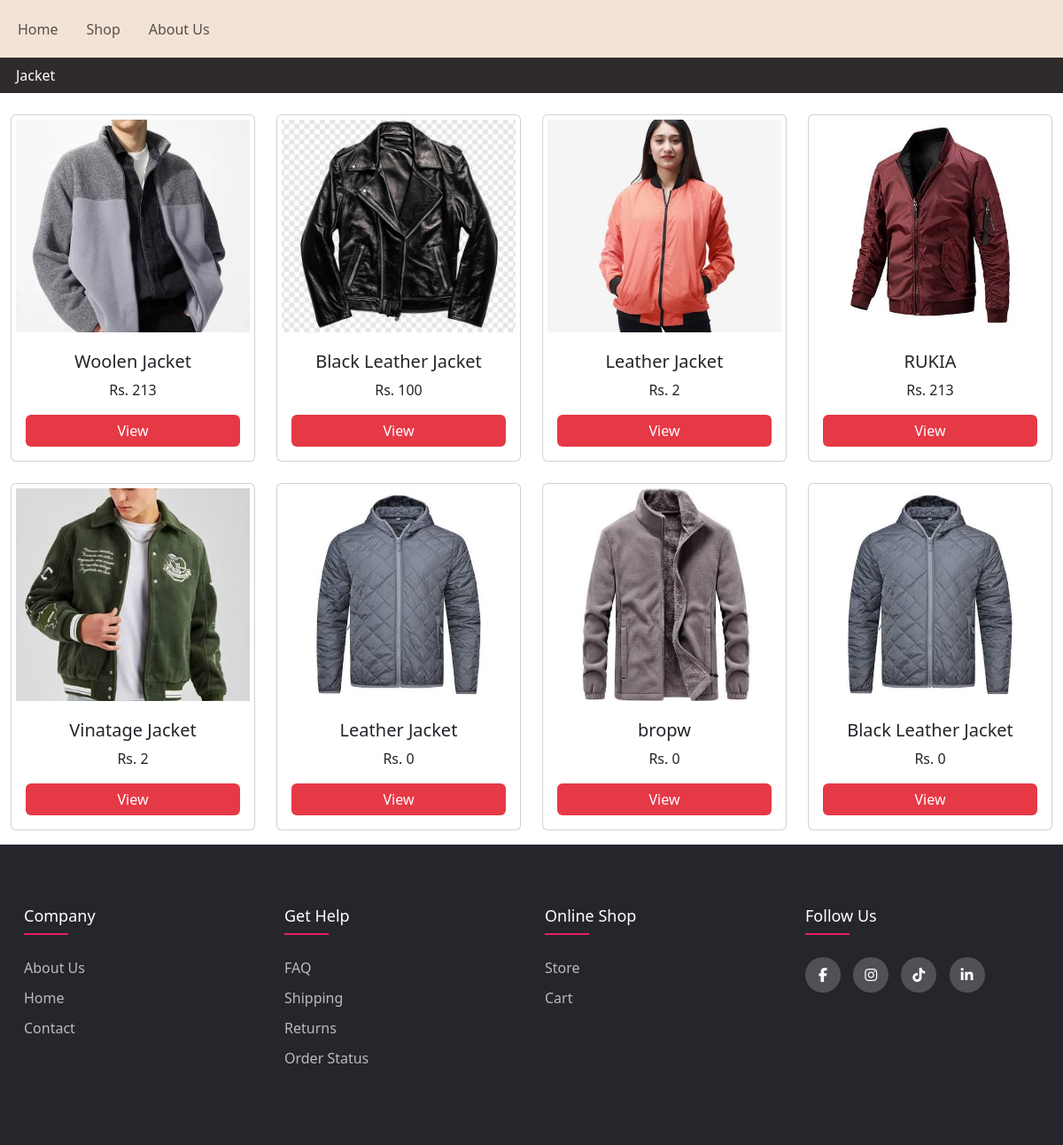
Page /shop/ on the earlier database version.
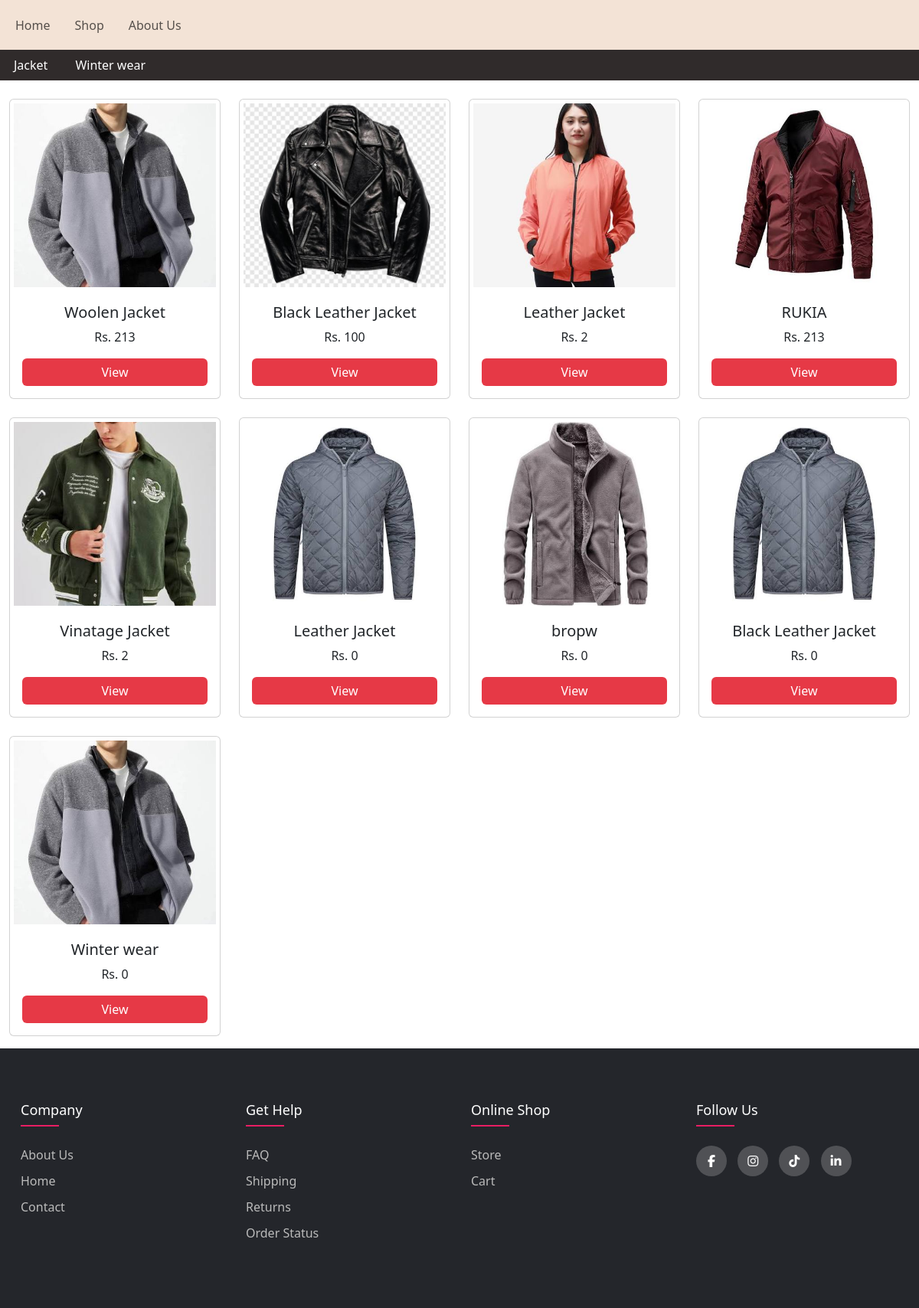
Same page on the later database version.
### store/models.py (models this page shows, shortened)
class Category(models.Model):
    category_name = models.CharField(max_length=20)
    def __str__(self):
        return self.category_name

class Product(models.Model):
    product_name = models.CharField(max_length=50)
    category = models.ForeignKey(Category, on_delete=models.CASCADE, null = True, blank = True)
    description = models.CharField(max_length=200)
    price = models.IntegerField(default=0)
    image = models.ImageField(upload_to="store/images", default="")

### store/views.py (the view)
# urls.py: path('shop/', views.shop, name='shop'),
def shop(request):
    categories = Category.objects.all()
    categoryID = request.GET.get('category')
    if categoryID:
        products = Product.objects.filter(category=categoryID)
    else:
        products = Product.objects.all()
    params = {
        'products' : products,
        'category' : categories
    }
    return render (request, 'store/shop.html', params)

### store/templates/store/shop.html (shortened to what this page needs)
{%extends 'store/navbar.html'%}
{%load static%}
{%block csslink%}
<link rel="stylesheet" href="{% static 'store/shop.css' %}">
<link rel="stylesheet" href="https://cdn.jsdelivr.net/npm/swiper@11/swiper-bundle.min.css"/>
{%endblock%}
{%block body%}
<div class="category swiper">
    <div class="swiper-wrapper">
        {%for cat in category%}
        <div class="swiper-slide">
            <a href="{% url 'shop' %}?category={{cat.id}}" class="category-link {% if request.GET.category == cat.id|stringformat:'s' %}active{% endif %}">{{cat}}</a>
        </div>
        {%endfor%}
    </div>
</div>
<div class="container-fluid my-3">
    <div class="row">
        <div class="col-lg-12 mt-2">
            <div class="row row-cols-2 row-cols-md-3 row-cols-lg-4 g-4" id="product-container">
                {%for product in products%}
                <div class="col">
                    <div class="card h-100 w-100">
                        <img src="{{product.image.url}}" class="card-img-top" alt="{{product.product_name}}"/>
                        <div class="card-body d-flex flex-column text-center">
                        <h5 class="card-title">{{product.product_name}}</h5>
                        <p class="card-text">Rs. {{product.price}}</p>
                        <a href="{% url 'productDetails' product.product_name|slugify product.id %}" class="btn btn-primary mt-auto">View</a>
                        </div>
                    </div>
                </div>
                {%endfor%}
            </div>
        </div>
    </div>
</div>
{%endblock%}

### store/templates/store/navbar.html (shortened to what this page needs)
{%load static%}
<!doctype html>
<html lang="en">
  <head>
    {%block csslink%}{%endblock%}
    <link rel="stylesheet" href="{%static 'store/navbar.css'%}">
    <link rel="stylesheet" href="https://cdnjs.cloudflare.com/ajax/libs/font-awesome/7.3.1/css/all.min.css">
    <link href="https://cdn.jsdelivr.net/npm/bootstrap@5.3.8/dist/css/bootstrap.min.css" rel="stylesheet">
  </head>
  <body>
  {% load static %}
  <nav class="navbar navbar-expand-lg p-0 bgclr" style="z-index: 2;">
    <div class="container-fluid d-flex align-items-center justify-content-between">
      <span class="navbar-text p-0 order-lg-last">
      <video autoplay muted loop playsinline>
        <source src="{% static 'store/logo.mp4' %}" type="video/mp4">
      </video>
    </span>
    <div class="collapse navbar-collapse" id="navbarText">
      <ul class="navbar-nav flex-row me-auto mb-0 mt-2 mt-lg-0">
        <li class="nav-item me-3">
          <a class="nav-link" aria-current="page" href="/">Home</a>
        </li>
        <li class="nav-item me-3">
          <a class="nav-link" href="{%url 'shop' %}">Shop</a>
        </li>
        <li class="nav-item">
          <a class="nav-link" href="#">About Us</a>
        </li>
            </ul>
          </div>
        </div>
      </nav>
{%block body%}{%endblock%}
<footer class="footer">
  <div class="container-fluid">
    <div class="footer-row">
      <div class="footer-col">
        <h4>Company</h4>
        <ul>
          <li><a href="#">about us</a></li>
          <li><a href="#">home</a></li>
          <li><a href="#">contact</a></li>
        </ul>
      </div>
      <div class="footer-col">
        <h4>Get Help</h4>
        <ul>
          <li><a href="#">FAQ</a></li>
          <li><a href="#">Shipping</a></li>
          <li><a href="#">Returns</a></li>
          <li><a href="#">Order Status</a></li>
        </ul>
      </div>
      <div class="footer-col">
        <h4>Online Shop</h4>
        <ul>
          <li><a href="#">Store</a></li>
          <li><a href="#">Cart</a></li>
        </ul>
      </div>
      <div class="footer-col">
        <h4>Follow Us</h4>
        <div class="social-links">
          <a href="#"><i class="fab fa-facebook-f"></i></a>
          <a href="#"><i class="fab fa-instagram"></i></a>
          <a href="#"><i class="fab fa-tiktok"></i></a>
          <a href="#"><i class="fab fa-linkedin-in"></i></a>
        </div>
      </div>
    </div>
  </div>
</footer>
</body>
</html>

### store/static/store/shop.css (style rules this page uses)
.category { background:#302b2b; padding:12px; }
.category .swiper-wrapper { display:flex; align-items:center; }
.category .swiper-slide { width:auto; }
.category-link { display:block; padding:8px 18px; color:white; text-decoration:none; white-space:nowrap; font-weight:500; transition:.3s; }
.card-img-top { height:250px; object-fit:cover; padding:5px; }
.card-body p { font-weight:500; }
.card-body .btn-primary { background:#e63946; border:none; }

### store/static/store/navbar.css (style rules this page uses)
* { margin: 0; padding: 0; box-sizing: border-box; }
.footer-row { display: flex; flex-wrap: wrap; }
.footer-col ul { list-style: none; padding-left: 0; }
.footer { background-color: #24262b; padding: 70px 0; }
.footer-col { width: 25%; padding: 0 15px; }
.footer-col h4 { font-size: 18px; color: #ffffff; text-transform: capitalize; margin-bottom: 35px; font-weight: 500; position: relative; }
.footer-col h4::before { content: ''; position: absolute; left: 0; bottom: -10px; background-color: #e91e63; height: 2px; box-sizing: border-box; width: 50px; }
.footer-col ul li:not(:last-child) { margin-bottom: 10px; }
.footer-col ul li a { font-size: 16px; text-transform: capitalize; color: #ffffff; text-decoration: none; font-weight: 300; color: #bbbbbb; display: block; transition: all 0.3s ease; }
.footer-col .social-links a { display: inline-block; height: 40px; width: 40px; background-color: rgba(255, 255, 255, 0.2); margin: 0 10px 10px 0; text-align: center; line-height: 40px; border-radius: 50%; color: #ffffff; transition: all 0.3s ease; }

### store/templates/store/navbar.html (style rules this page uses)
.bgclr { background-color: #f3e3d6; }
.navbar-text video { height: 65px; width: auto; display: block; transition: height 0.3s ease; }

Differences in the rows shown:
added Category: category_name "Winter wear"
added Product: image (picture), product_name "Winter wear", price "0"
